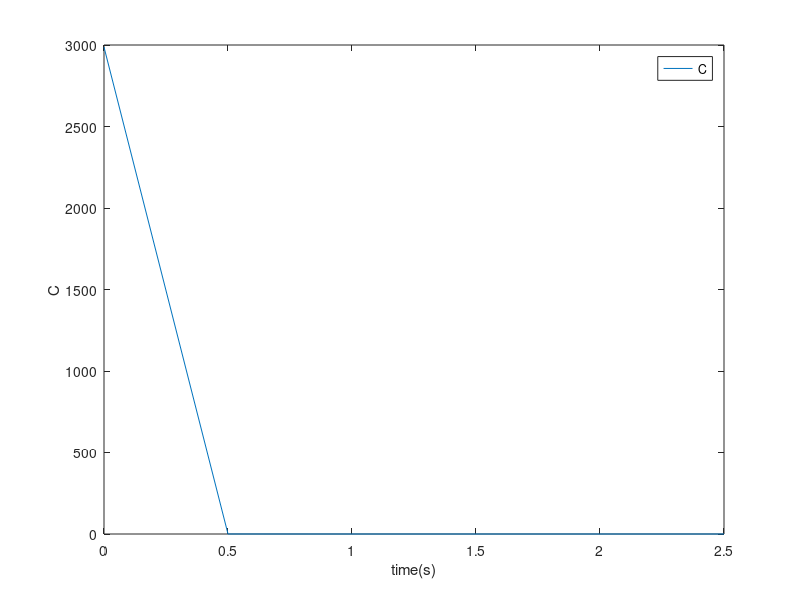

Write the MATLAB code that produced this figure.
clc
%Pulso cuadrado de un trazador 

%Ecuacion que describe el sistema 
a=0.001
t0=1.3
n=4
Cin=1
t=[0 0.5 1 1.5 2 2.5]
C0 = exp(-(t -0.4)*20.005 )
figure(1)
plot(t,C0)
legend('C')
xlabel('time(s)')
ylabel ('C')